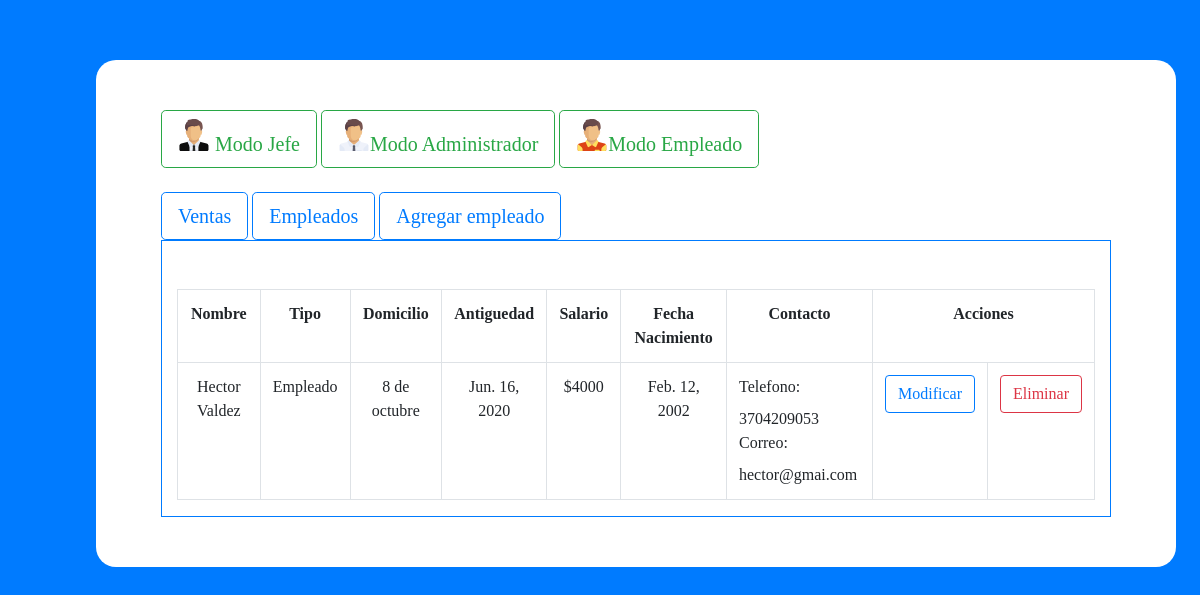
/gefe/empleados/, run on the app's committed database.
### App/models.py (models this page shows, shortened)
class Personas(models.Model):
    datos_personales = models.ForeignKey(Datos_personales, on_delete=models.CASCADE)
    tipo_persona = models.ForeignKey(Tipo_persona, on_delete=models.CASCADE)
    legajo_empleado = models.ForeignKey(Legajo_empleado, on_delete=models.CASCADE)

class Datos_personales(models.Model):
    nombre = models.CharField(max_length=20)
    apellido = models.CharField(max_length=20)
    fecha_nac = models.DateField()
    domicilio = models.ForeignKey(Domicilio, on_delete=models.CASCADE)
    contacto = models.ForeignKey(Contacto, on_delete=models.SET_NULL, null=True)

class Tipo_persona(models.Model):
    descripcion = models.CharField(max_length=30)

class Domicilio(models.Model):
    localizacion = models.CharField(max_length=50)

class Legajo_empleado(models.Model):
    antiguedad = models.DateField()
    salario = models.IntegerField()

class Contacto(models.Model):
    telefono = models.IntegerField(null = True)
    correo = models.CharField(max_length=50, null = True)

### App/views.py (the view)
# urls.py: path('gefe/empleados/',views.empleados,name="empleados"),
def empleados(request):
    empleados = Personas.objects.all()
    state = ""
    if request.method == 'GET':
        if 'id' in request.GET:
            try:
                empleado = Personas.objects.get(id=request.GET['id'])
                if Contacto.objects.filter(id=empleado.datos_personales.contacto_id).exists():
                    Contacto.objects.get(id=empleado.datos_personales.contacto_id).delete()
                Datos_personales.objects.get(id=empleado.datos_personales_id).delete()
                Legajo_empleado.objects.get(id=empleado.legajo_empleado_id).delete()
                state = "Empleado eliminado"
            except:
                state = "Ocurrio un error al eliminar, vuelva a intentarlo"
    return render(request,'App/empleados.html',{'Empleados':empleados,'Estado':state})

### App/templates/App/empleados.html (shortened to what this page needs)
{% extends 'App/gefe.html' %}
{% load static %}
{% block gefe %}
<table class="table table-bordered" >
    <tr>
        <td align="center"><b>Nombre</b></td>
        <td align="center"><b>Tipo</b></td>
        <td align="center"><b>Domicilio</b></td>
        <td align="center"><b>Antiguedad</b></td>
        <td align="center"><b>Salario</b></td>
        <td align="center"><b>Fecha Nacimiento</b></td>
        <td align="center"><b>Contacto</b></td>
        <td align="center" colspan="2"><b>Acciones</b></td>
    </tr>
    {% for i in Empleados %}
        <tr>
            <td align="center"> {{ i.datos_personales.nombre }} {{ i.datos_personales.apellido }} </td>
            <td align="center"> {{ i.tipo_persona.descripcion }} </td>
            <td align="center"> {{ i.datos_personales.domicilio.localizacion }} </td>
            <td align="center"> {{ i.legajo_empleado.antiguedad }} </td>
            <td align="center"> ${{ i.legajo_empleado.salario }} </td>
            <td align="center"> {{ i.datos_personales.fecha_nac }} </td>
            <td>
                <label>Telefono: </label>{{ i.datos_personales.contacto.telefono }}<br>
                <label>Correo: </label>{{ i.datos_personales.contacto.correo }}
            </td>
            <td> <a href="{% url 'modificar_empleado' %}?idpersona={{ i.id }}"> <button class="btn btn-outline-primary btn-block">Modificar</button></a></td>
            <td><button onclick="Preguntar( '{{ i.id }}' )" class="btn btn-outline-danger btn-block">Eliminar</button></td>
        </tr>
    {% endfor %}
</table>
{% endblock %}

### App/templates/App/gefe.html
{% extends 'App/template.html' %}
{% load static %}
{% block contenido %}
<a href="{% url 'ventas' %}"><button class="btn btn-outline-primary btn-lg">Ventas</button></a>
<a href="{% url 'empleados' %}"><button class="btn btn-outline-primary btn-lg">Empleados</button></a>
<a href="{% url 'agregar_empleado' %}"><button class="btn btn-outline-primary btn-lg">Agregar empleado</button></a>
<div class="border border-primary container"><br>
{% block gefe %}
{% endblock %}
</div>
{% endblock %}

### App/templates/App/template.html (shortened to what this page needs)
{% load static %}
<!DOCTYPE html>
<html lang="en">
<head>
    <link rel="stylesheet" type="text/css" href="{% static 'bootstrap/css/bootstrap.css' %}">
</head>
<body>
        <div class="centro container bg-white">
            <div class="container centroplus">
            <a href="{% url 'gefe' %}"><button class="btn btn-outline-success btn-lg"><i class="icon jefe"></i> Modo Jefe</button></a>
            <a href="{% url 'admin' %}"><button class="btn btn-outline-success btn-lg"><i class="icon admin"></i>Modo Administrador</button></a>
            <a href="{% url 'articulos' %}"><button class="btn btn-outline-success btn-lg"><i class="icon empleado"></i>Modo Empleado</button></a><br><br>
            {% block contenido %}
            {% endblock %}
            </div>
        </div>
</body>
</html>

### data on the page
Personas: datos_personales.nombre "Hector", datos_personales.apellido "Valdez", tipo_persona.descripcion "Empleado", datos_personales.domicilio.localizacion "8 de octubre", legajo_empleado.antiguedad "Jun. 16, 2020", legajo_empleado.salario "4000", datos_personales.fecha_nac "Feb. 12, 2002", datos_personales.contacto.telefono "3704209053", datos_personales.contacto.correo "hector@gmai.com"
